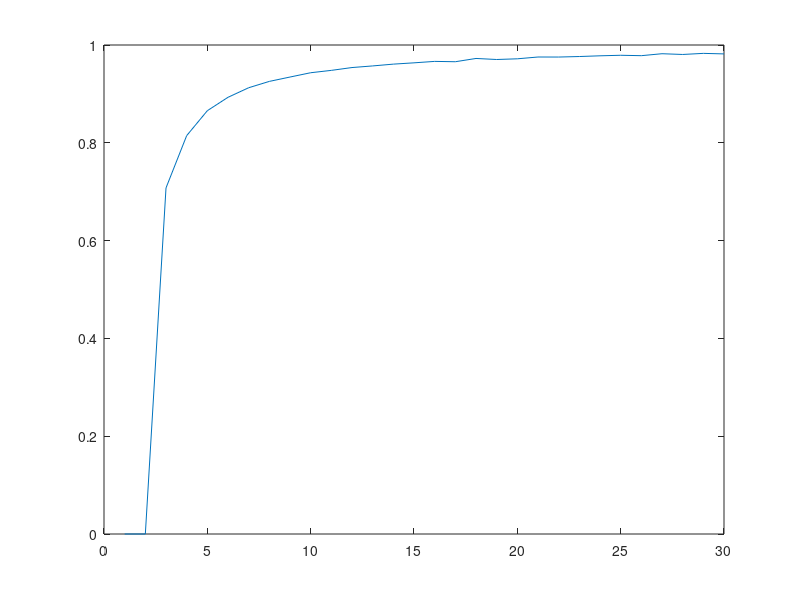

Source code (MATLAB): (Note: this script raises an error after producing the figure.)
% Below is Lucas's code for attempting to understand how CV may change in
% elements vs phrases?
% N is the number of repititions of the model.
N=1000000;
clear cv
% is the different lengths
for K=1:30;
% s is a string of N random whole numbers numbers (1 <= x <= K)
% each number represents a phrase type.
x = ceil(rand(1,N)*(K-1))+1;
% Lucas used round, which I changed to ceil.
% below is to test my understanding
% plot(x(1:30));
% pause
% hist(x, 1:K)
% pause
% end of my test
for i=1:K,
  % each member of isi gives the set of difference values where the index
  % represents the phrase number being tracked.  But since all phrase types
  % are equally likely then the set of isis will be very similar for each
  % phrase number.
  isi{i} = diff(find(x==i));
  % normalize all isis so as to add them together.
  isi{i} = isi{i}/mean(isi{i});  
  
end
% put all the normalized isis together
allisi = [isi{:}];
hist(allisi, 0:.5:20);
xlim([0, 20])
ylim([0, 600000])
pause
% how do the cv values change if you are allowed more phrase types?
cv(K) = std(allisi)/mean(allisi);
end
plot(cv)
%%
% Below is Lucas's code for attempting to understand how CV may change in
% elements vs phrases?
% N is the number of repititions of the model.
N=100000;
clear cv
% is the different lengths
for K=1:5;
% x is a MATRIX of 5 x N random whole numbers numbers (1 <= x <= K)
% each number represents an ELEMENT type.
x = ceil(rand(5,N)*(K-1))+1;
% Lucas used round, which I changed to ceil.
% below is to test my understanding
% plot(x(1:30));
% pause
% hist(x, 1:K)
% pause
% end of my test
for i=1:K,
  % each member of isi gives the set of difference values where the index
  % represents the phrase number being tracked.  But since all phrase types
  % are equally likely then the set of isis will be very similar for each
  % phrase number.
  isi{i} = diff(find(x==i));
  % normalize all isis so as to add them together.
  isi{i} = isi{i}/mean(isi{i});  
  
end
% put all the normalized isis together
allisi = [isi{:}];
hist(allisi, 0:.5:20);
xlim([0, 20])
ylim([0, 600000])
pause
% how do the cv values change if you are allowed more phrase types?
cv(K) = std(allisi)/mean(allisi);
end
plot(cv)

%%
K = 3
N = 10;
clear isi_phr;
X = ceil(rand(N,2)*(K-1))+1;
skips = [];

for j = 1:length(X(:,1))
k=1;
inds = [];
for i = j+1:length(X(:,1))
%     if ~ismember(i, skips) & ~ismember(j, skips)
        if isequal(X(j,:), X(i,:))
            inds = [inds; i]
        end
%     end

end

if length(inds) > 1
        isi_phr{k} = diff(inds)
        % normalize all isis so as to add them together.
        isi_phr{k} = isi_phr{k}/mean(isi_phr{k})
        k = k+1;
end
end